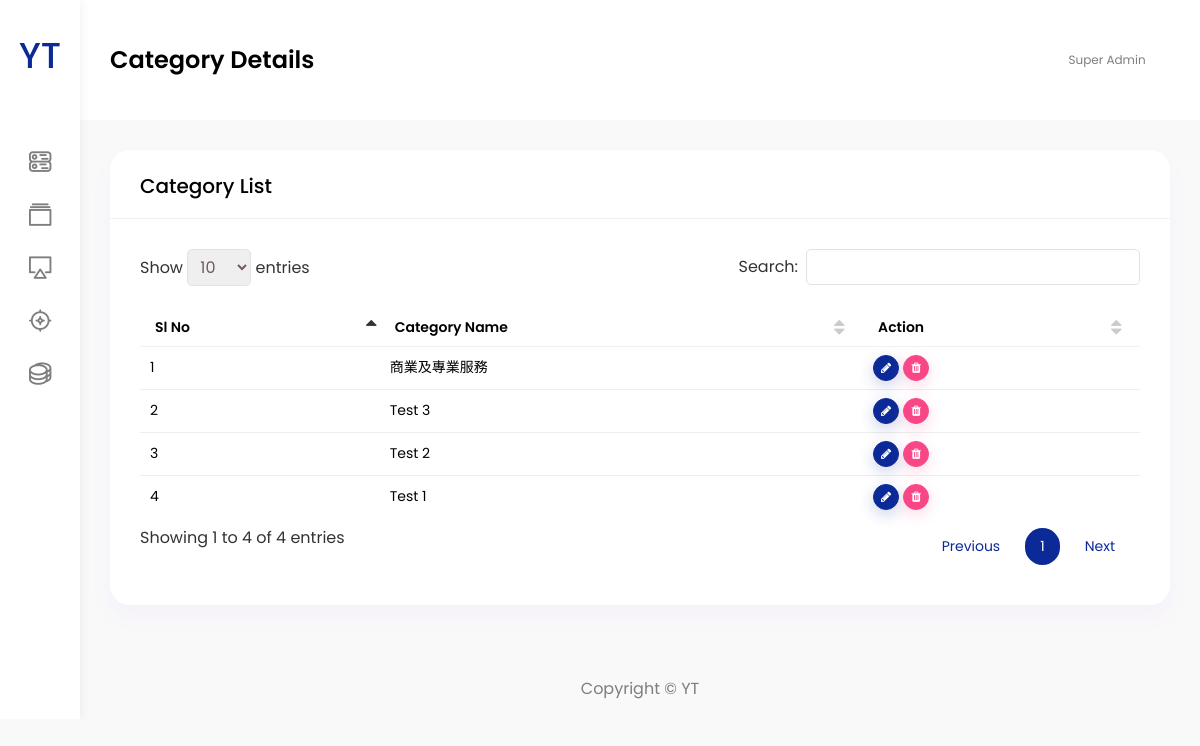
The app's page /admin/view_category.php (signed in) with its own data.
### tables this page shows
CREATE TABLE `category` (
  `category_id` int(11) NOT NULL,
  `category_name` varchar(255) NOT NULL,
  `created_at` datetime NOT NULL,
  `updated_at` datetime NOT NULL
);

### admin/include/DBController.php (called while the page is built, shortened)
<?php
class DBController {
    private $host = "localhost";
    private $user = "root";
    private $password = "";
    private $database = "yt";
    private $conn;
    function __construct() {
        $this->conn = $this->connectDB();
    }
    function connectDB() {
        $conn = mysqli_connect($this->host,$this->user,$this->password,$this->database);
        return $conn;
    }
    function runQuery($query) {
        $result = mysqli_query($this->conn,$query);
        while($row=mysqli_fetch_assoc($result)) {
            $resultset[] = $row;
        }
        if(!empty($resultset))
            return $resultset;
    }
    function numRows($query) {
        $result  = mysqli_query($this->conn,$query);
        $rowcount = mysqli_num_rows($result);
        return $rowcount;
    }
}

### admin/view_category.php (the view, shortened to what this page needs)
<?php
include('include/DBController.php');
$db = new DBController();
?>
<!DOCTYPE html>
<html lang="en">
<head>
    <?php include('include/css.php'); ?>
</head>
<body>
<div id="main-wrapper">
    <?php include('include/navbar_header.php'); ?>
    <div class="header">
        <div class="header-content">
            <nav class="navbar navbar-expand">
                <div class="collapse navbar-collapse justify-content-between">
                    <div class="header-left">
                        <div class="dashboard_bar">
                            Category Details
                        </div>
                    </div>
                    <?php include('include/header.php'); ?>
                </div>
            </nav>
        </div>
    </div>
    <?php include('include/sidebar.php'); ?>
    <div class="content-body">
        <div class="container-fluid">
            <div class="row">
                <div class="col-xl-12 col-xxl-12">
                    <?php
                    if (isset($_GET['edit'])) {
                        $id = $_GET['edit'];
                        $fetch_cat_details = $db->runQuery("select * from category where category_id = '$id'");
                        ?>
                        <div class="card">
                            <div class="card-header">
                                <h4 class="card-title">Edit Category</h4>
                            </div>
                            <div class="card-body">
                                <div class="basic-form">
                                    <form action="Update" method="POST">
                                        <input type="hidden" name="id" value="<?php echo $id; ?>">
                                        <div class="form-group row">
                                            <label class="col-sm-3 col-form-label">Category Name</label>
                                            <div class="col-sm-9">
                                                <input type="text" name="cat_name" class="form-control"
                                                       value="<?php echo $fetch_cat_details[0]['category_name']; ?>">
                                            </div>
                                        </div>
                                        <div class="form-group row">
                                            <div class="col-sm-10">
                                                <button type="submit" name="update_cat" class="btn btn-primary">Update
                                                </button>
                                            </div>
                                        </div>
                                    </form>
                                </div>
                            </div>
                        </div>
                        <?php
                    } else {
                        ?>
                        <div class="card">
                            <div class="card-header">
                                <h4 class="card-title">Category List</h4>
                            </div>
                            <div class="card-body">
                                <div class="table-responsive">
                                    <table id="example3" class="display min-w850">
                                        <thead>
                                        <tr>
                                            <th>Sl No</th>
                                            <th>Category Name</th>
                                            <th>Action</th>
                                        </tr>
                                        </thead>
                                        <tbody>
                                        <?php
                                        $fetch_cat = $db->runQuery("select * from category order by category_id desc");
                                        $no_fetch_cat = $db->numRows("select * from category order by category_id desc");
                                        for ($i = 0; $i < $no_fetch_cat; $i++) {
                                            ?>
                                            <tr>
                                                <td><?php echo $i + 1; ?></td>
                                                <td><?php echo $fetch_cat[$i]['category_name']; ?></td>
                                                <td>
                                                    <div class="d-flex">
                                                        <a href="View_Category?edit=<?php echo $fetch_cat[$i]['category_id']; ?>"
                                                           class="btn btn-primary shadow btn-xs sharp mr-1"><i
                                                                    class="fa fa-pencil"></i></a>
                                                        <a href="Delete?categoryId=<?php echo $fetch_cat[$i]['category_id'];?>"
                                                           class="btn btn-danger shadow btn-xs sharp"><i
                                                                    class="fa fa-trash"></i></a>
                                                    </div>
                                                </td>
                                            </tr>
                                            <?php
                                        }
                                        ?>
                                        </tbody>
                                    </table>
                                </div>
                            </div>
                        </div>
                        <?php
                    }
                    ?>
                </div>
            </div>
        </div>
    </div>
    <?php include('include/footer.php'); ?>
</div>
</body>
</html>

### records on screen
category: category_name "商業及專業服務"
category: category_name "Test 3"
category: category_name "Test 2"
category: category_name "Test 1"
